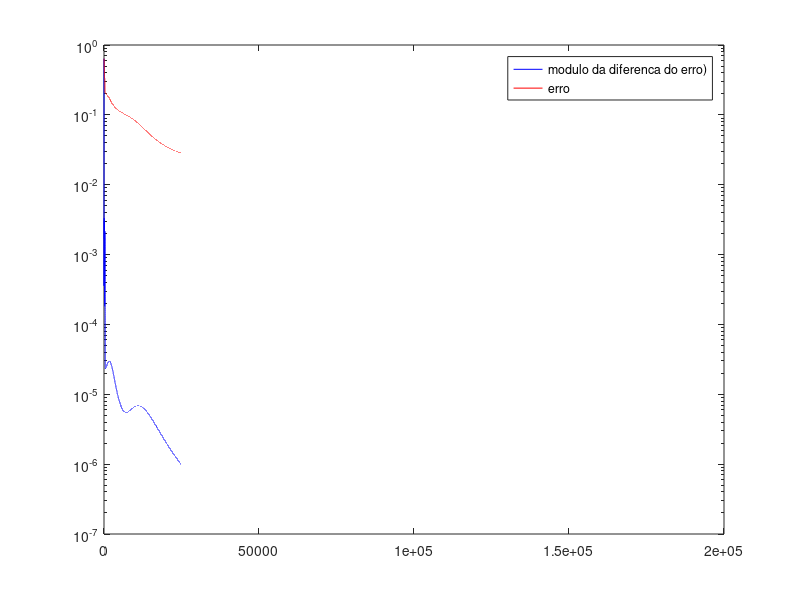

Recreate this plot in MATLAB.
% The XOR Example - Batch-Mode Training
%
% Author: Marcelo Augusto Costa Fernandes
% DCA - CT - UFRN
% mfernandes@dca.ufrn.br

close all;
clear all;
clc;

p = 4;
H = 15;
m = 3;

mu = 0.1;

epochMax = 200000;
MSETarget = 1e-6;

% x1      x2      x3       x4    
X = [
0.3841	0.2021	0.0000	0.2438	;
0.1765	0.1613	0.3401	0.0843	;
0.3170	0.5786	0.3387	0.4192	;
0.2467	0.0337	0.2699	0.3454	;
0.6102	0.8192	0.4679	0.4762	;
0.7030	0.7784	0.7482	0.6562	;
0.4767	0.4348	0.4852	0.3640	;
0.7589	0.8256	0.6514	0.6143	;
0.1579	0.3641	0.2551	0.2919	;
0.5561	0.5602	0.5605	0.2105	;
0.3267	0.2974	0.0343	0.1466	;
0.2303	0.0942	0.3889	0.1713	;
0.2953	0.2963	0.2600	0.3039	;
0.5797	0.4789	0.5780	0.3048	;
0.5860	0.5250	0.4792	0.4021	;
0.7045	0.6933	0.6449	0.6623	;
0.9134	0.9412	0.6078	0.5934	;
0.2333	0.4943	0.2525	0.2567	;
0.2676	0.4172	0.2775	0.2721	;
0.4850	0.5506	0.5269	0.6036	;
0.2434	0.2567	0.2312	0.2624	;
0.1250	0.3023	0.1826	0.3168	;
0.5598	0.4253	0.4258	0.3192	;
0.5738	0.7674	0.6154	0.4447	;
0.5692	0.8368	0.5832	0.4585	;
0.4655	0.7682	0.3221	0.2940	;
0.5568	0.7592	0.6293	0.5453	;
0.8842	0.7509	0.5723	0.5814	;
0.7959	0.9243	0.7339	0.7334	;
0.7124	0.7128	0.6065	0.6668	;
0.6749	0.8767	0.6543	0.7461	;
0.3674	0.4359	0.4230	0.2965	;
0.3473	0.0754	0.2183	0.1905	;
0.6931	0.5188	0.5386	0.5794	;
0.6439	0.4959	0.4322	0.4582	;
0.5627	0.4893	0.6831	0.5120	;
0.5182	0.7553	0.6368	0.4538	;
0.6046	0.7479	0.6542	0.4375	;
0.6328	0.6786	0.7751	0.6183	;
0.3429	0.4694	0.2855	0.2977	;
0.6371	0.5069	0.5316	0.4520	;
0.6388	0.6970	0.6407	0.7677	;
0.3529	0.5504	0.3706	0.4828	;
0.4302	0.3237	0.6397	0.4319	;
0.7078	0.9604	0.7470	0.6399	;
0.7350	0.8170	0.7227	0.6279	;
0.7011	0.2946	0.6625	0.4312	;
0.5961	0.3817	0.6363	0.3663	;
0.0000	0.2563	0.2603	0.3027	;
0.5996	0.5704	0.6965	0.6548	;
0.4289	0.3709	0.3994	0.3656	;
0.2093	0.3655	0.3334	0.1802	;
0.2335	0.2856	0.3912	0.1601	;
0.3266	0.7751	0.4356	0.3448	;
0.2457	0.1203	0.1228	0.2206	;
0.4656	0.4815	0.4211	0.4862	;
0.7511	0.8868	0.5408	0.6253	;
0.7825	0.9386	0.6510	0.6996	;
0.3463	0.4118	0.2507	0.0454	;
0.5172	0.1482	0.3172	0.2323	;
0.6942	0.4516	0.5387	0.5983	;
0.7586	0.7017	0.7120	0.7509	;
0.6880	0.6004	0.6602	0.4320	;
0.4742	0.5079	0.4135	0.4161	;
0.4419	0.5761	0.4515	0.4497	;
0.3367	0.4333	0.2336	0.1678	;
0.4744	0.4604	0.1507	0.4873	;
0.7510	0.4350	0.5453	0.4831	;
0.4045	0.5636	0.2534	0.5573	;
0.1449	0.1539	0.2446	0.0559	;
0.3460	0.2722	0.1866	0.5049	;
0.2241	0.2046	0.3575	0.2891	;
0.1412	0.2264	0.4025	0.2661	;
0.5782	0.6418	0.7212	0.6396	;
0.9153	0.6571	0.8229	0.6689	;
0.6014	0.7664	0.6385	0.5513	;
0.7328	0.8708	0.8812	0.7060	;
0.4270	0.6352	0.6811	0.3884	;
0.6189	0.1652	0.4016	0.3042	;
0.2143	0.3868	0.1926	0.0000	;
0.5696	0.7238	0.7199	0.6677	;
0.8656	0.6700	0.6570	0.6065	;
0.9002	0.6858	0.7409	0.7047	;
0.4167	0.5255	0.5506	0.4093	;
0.8325	0.4804	0.7990	0.7471	;
0.4124	0.1191	0.4720	0.3184	;
1.000	1.000	0.7924	0.7074	;
0.5685	0.6924	0.6180	0.5792	;
0.6505	0.4864	0.2972	0.4599	;
0.8124	0.7690	0.9720	1.000	;
0.9013	0.7160	1.000	0.8046	;
0.8872	0.7556	0.9307	0.6791	;
0.3708	0.2139	0.2136	0.4295	;
0.5159	0.4349	0.3715	0.4086	;
0.6768	0.6304	0.8044	0.4885	;
0.1664	0.2404	0.2000	0.3425	;
0.2495	0.2807	0.4679	0.2200	;
0.2487	0.2348	0.0913	0.1281	;
0.5748	0.8552	0.5973	0.7317	;
0.3858	0.7585	0.3239	0.3565	;
0.3329	0.4946	0.5614	0.3152	;
0.3891	0.4805	0.7598	0.4231	;
0.2888	0.4888	0.1930	0.0177	;
0.3827	0.4900	0.2272	0.3599	;
0.6047	0.4224	0.6274	0.5809	;
0.9840	0.7031	0.6469	0.4701	;
0.6554	0.6785	0.9279	0.7723	;
0.0466	0.3388	0.0840	0.0762	;
0.6154	0.8196	0.6339	0.7729	;
0.8452	0.8897	0.8383	0.6961	;
0.6927	0.7870	0.7689	0.7213	;
0.4032	0.6188	0.4930	0.5380	;
0.4006	0.3094	0.3868	0.0811	;
0.7416	0.7138	0.6823	0.6067	;
0.7404	0.6764	0.8293	0.4694	;
0.7736	0.7097	0.6826	0.8142	;
0.5823	0.9635	0.3706	0.5636	;
0.2081	0.3738	0.3119	0.3552	;
0.5616	0.8972	0.5186	0.6650	;
0.6594	0.8907	0.6000	0.7157	;
0.3979	0.3070	0.3637	0.1220	;
0.2644	0.0000	0.3572	0.1931	;
0.4816	0.4791	0.4213	0.5889	;
0.0848	0.0749	0.4349	0.3328	;
0.4608	0.6775	0.3533	0.3016	;
0.4155	0.6589	0.5310	0.5404	;
0.3934	0.6244	0.4817	0.4324	;
0.5843	0.8517	0.8576	0.7133	;
0.1995	0.3690	0.3537	0.3462	;
0.3832	0.2321	0.0341	0.2450	];
X = transpose(X);
 
%y1 y2 y3
D = [
1	0	0	;
1	0	0	;
0	1	0	;
1	0	0	;
0	1	0	;
0	0	1	;
0	1	0	;
0	0	1	;
1	0	0	;
0	1	0	;
1	0	0	;
1	0	0	;
1	0	0	;
0	1	0	;
0	1	0	;
0	0	1	;
0	0	1	;
1	0	0	;
1	0	0	;
0	1	0	;
1	0	0	;
1	0	0	;
0	1	0	;
0	0	1	;
0	0	1	;
0	1	0	;
0	1	0	;
0	0	1	;
0	0	1	;
0	0	1	;
0	0	1	;
1	0	0	;
1	0	0	;
0	1	0	;
0	1	0	;
0	1	0	;
0	1	0	;
0	1	0	;
0	0	1	;
1	0	0	;
0	1	0	;
0	0	1	;
0	1	0	;
0	1	0	;
0	0	1	;
0	0	1	;
0	1	0	;
0	1	0	;
1	0	0	;
0	0	1	;
0	1	0	;
1	0	0	;
1	0	0	;
0	1	0	;
1	0	0	;
0	1	0	;
0	0	1	;
0	0	1	;
1	0	0	;
1	0	0	;
0	1	0	;
0	0	1	;
0	1	0	;
0	1	0	;
0	1	0	;
1	0	0	;
1	0	0	;
0	1	0	;
0	1	0	;
1	0	0	;
1	0	0	;
1	0	0	;
1	0	0	;
0	0	1	;
0	0	1	;
0	0	1	;
0	0	1	;
0	1	0	;
1	0	0	;
1	0	0	;
0	0	1	;
0	0	1	;
0	0	1	;
0	1	0	;
0	0	1	;
1	0	0	;
0	0	1	;
0	1	0	;
0	1	0	;
0	0	1	;
0	0	1	;
0	0	1	;
1	0	0	;
0	1	0	;
0	0	1	;
1	0	0	;
1	0	0	;
1	0	0	;
0	0	1	;
0	1	0	;
0	1	0	;
0	1	0	;
1	0	0	;
0	1	0	;
0	1	0	;
0	0	1	;
0	0	1	;
1	0	0	;
0	0	1	;
0	0	1	;
0	0	1	;
0	1	0	;
1	0	0	;
0	0	1	;
0	0	1	;
0	0	1	;
0	1	0	;
1	0	0	;
0	0	1	;
0	0	1	;
1	0	0	;
1	0	0	;
0	1	0	;
1	0	0	;
0	1	0	;
0	1	0	;
0	1	0	;
0	0	1	;
1	0	0	;
1	0	0	];

%  x1      x2      x3     x4
teste = [
0.8622	0.7101	0.6236	0.7894	;
0.2741	0.1552	0.1333	0.1516	;
0.6772	0.8516	0.6543	0.7573	;
0.2178	0.5039	0.6415	0.5039	;
0.7260	0.7500	0.7007	0.4953	;
0.2473	0.2941	0.4248	0.3087	;
0.5682	0.5683	0.5054	0.4426	;
0.6566	0.6715	0.4952	0.3951	;
0.0705	0.4717	0.2921	0.2954	;
0.1187	0.2568	0.3140	0.3037	;
0.5673	0.7011	0.4083	0.5552	;
0.3164	0.2251	0.3526	0.2560	;
0.7884	0.9568	0.6825	0.6398	;
0.9633	0.7850	0.6777	0.6059	;
0.7739	0.8505	0.7934	0.6626	;
0.4219	0.4136	0.1408	0.0940	;
0.6616	0.4365	0.6597	0.8129	;
0.7325	0.4761	0.3888	0.5683	];

D = transpose(D);

[p1 N] = size(X);
bias = -1;

X = [bias*ones(1,N) ; X]; %Pega o vetor de entrada e adiciona a primeira coluna com o bias -1

Wx = rand(H,p+1); %gera matriz de pesos entre entrada e camada escondida randomica com 15 linhas e 5 colunas
WxAnt = zeros(H,p+1);%gera matriz de mesmo tamanho com zeros para armazenar valor da iteracao anterior
Tx = zeros(H,p+1);%variavel temporaria pra armazenar os pesos

Wy = rand(m,H+1); %gera matriz de pesos entre camada escondida e saida randomica com 3 linhas e 16 colunas
WyAnt = zeros(m,H+1);%gera matriz de mesmo tamanho com zeros para armazenar valor da iteracao anterior
Ty = zeros(m,H+1);%variavel temporaria pra armazenar os pesos

DWy = zeros(m,H+1);
DWx = zeros(H,p+1);
MSETemp = zeros(1,epochMax);
MSEAnt = 0;
mse =0;

%TREINO DA REDE
for i=1:epochMax

k = 1:130;

X = X(:,k);
D = D(:,k);

Z = 1./(1+exp(-Wx*X));%Saida dos neuroios da camada escondida

S = [bias*ones(1,N);Z];%cria matrix de saida da camada escondida juntando o bias com a saida

Y = 1./(1+exp(-Wy*S));%Saida dos neuroios da camada de saida

E = D - Y; % erro desejado - calculado

mse = immse(D,Y); %calcula o erro
MSETemp(i) = mse;
condicao = abs(mse - MSEAnt);
condi(i) = condicao;
if (condicao < MSETarget) %se o eqm for menor que o erro admitido
    break;
end

MSEAnt = mse;
 
df = Y.*(1-Y); %derivada da saida do neuronio de saida 
dGy = df .* E; %derivada do gradiente = derivada da saida calculada * Erro
DWy = mu/N * dGy*S';
Ty = Wy;
Wy = Wy + DWy;
WyAnt = Ty;

df= S.*(1-S); %derivada da saida do neuronio escondidos

dGx = df .* (Wy' * dGy);
dGx = dGx(2:end,:);
DWx = mu/N* dGx*X';
Tx = Wx;
Wx = Wx + DWx;
WxAnt = Tx;

end

disp(['epoch = ' num2str(i) ' mse = ' num2str(condicao)]);

figure(1);
semilogy(condi, 'b');
hold on
semilogy(MSETemp,'r');
legend('modulo da diferenca do erro)','erro')

%TESTE DA REDE
teste = transpose(teste);

[p1 N] = size(teste);

teste = [-1*ones(1,N); teste];

Z = 1./(1+exp(-Wx*teste));

S = [-1*ones(1,N);Z];

Y = 1./(1+exp(-Wy*S));

Y = transpose(Y);

result = Y >= 0.5;




